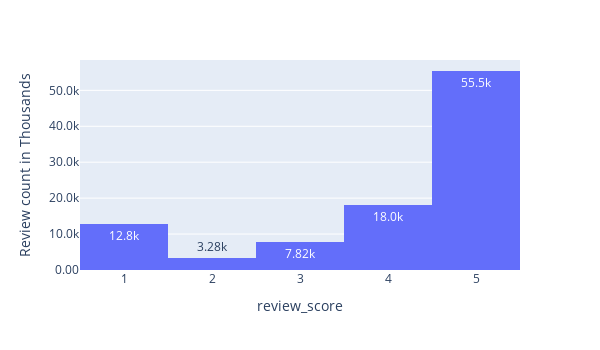

Notebook code for this chart:
### Code cell
#Lets take a look at the reviews distribution
fig = px.histogram(df, x="review_score", width=600, height=350, text_auto=True)
fig.update_yaxes(tickformat=',.3s', title='Review count in Thousands')
fig.show()

### Figure 1 — Plotly figure (JSON) as saved in the notebook; plotly's stock layout.template omitted (floating-point values rounded to 4 significant figures; data arrays with more than 128 entries replaced by an {"elided": "..."} marker saying what was removed)
{"data": [{"alignmentgroup": "True", "bingroup": "x", "hovertemplate": "review_score=%{x}<br>count=%{y}<extra></extra>", "legendgroup": "", "marker": {"color": "#636efa", "pattern": {"shape": ""}}, "name": "", "offsetgroup": "", "orientation": "v", "showlegend": false, "texttemplate": "%{value}", "type": "histogram", "x": {"elided": "98126 int values"}, "xaxis": "x", "yaxis": "y"}], "layout": {"barmode": "relative", "height": 350, "legend": {"tracegroupgap": 0}, "margin": {"t": 60}, "width": 600, "xaxis": {"anchor": "y", "domain": [0, 1], "title": {"text": "review_score"}}, "yaxis": {"anchor": "x", "domain": [0, 1], "tickformat": ",.3s", "title": {"text": "Review count in Thousands"}}}}
